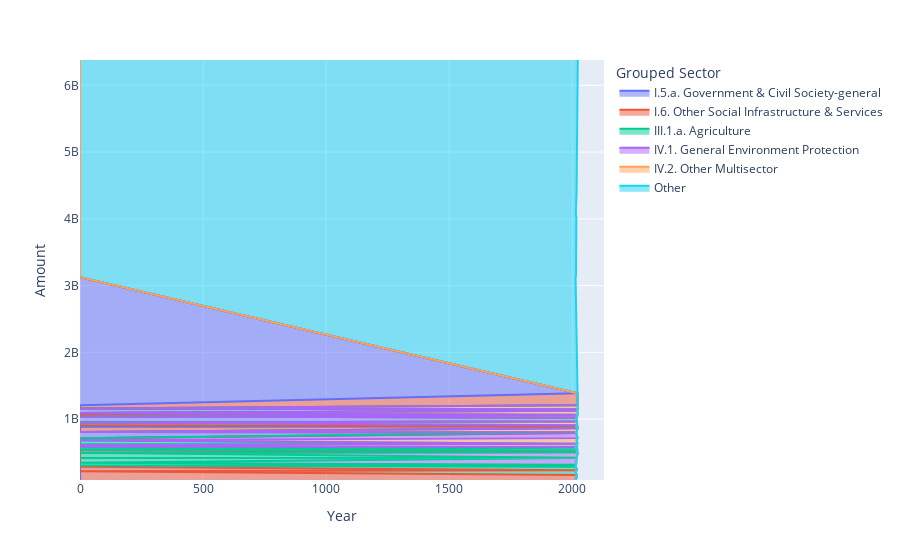

The code cell stored with this chart in its notebook:
### Code cell
# Melt the adjusted DataFrame
df_long = df.melt(id_vars=['Grouped Sector'], var_name='Year', value_name='Amount')

# Sum amounts for 'Other' by year
df_long = df_long.groupby(['Grouped Sector', 'Year']).sum().reset_index()

# Extract year from the 'Year' column
df_long['Year'] = df_long['Year'].str.extract('(\d+)')

# Convert the Year column to numeric
df_long['Year'] = pd.to_numeric(df_long['Year'])

# Create a filled area plot
fig = px.area(df_long, x='Year', y='Amount', color='Grouped Sector', line_group='Grouped Sector')

# Show the plot
fig.show()

### Figure 1 — Plotly figure (JSON) as saved in the notebook; plotly's stock layout.template omitted (floating-point values rounded to 4 significant figures)
{"data": [{"fillpattern": {"shape": ""}, "hovertemplate": "Grouped Sector=I.5.a. Government & Civil Society-general<br>Year=%{x}<br>Amount=%{y}<extra></extra>", "legendgroup": "I.5.a. Government & Civil Society-general", "line": {"color": "#636efa"}, "marker": {"symbol": "circle"}, "mode": "lines", "name": "I.5.a. Government & Civil Society-general", "orientation": "h", "showlegend": true, "stackgroup": "1", "type": "scatter", "x": [null, 2013, 2014, 2015, 2016, 2017, 2018, 2019, 2020, 2021, 2022], "xaxis": "x", "y": ["I.5.a. Government & Civil Society-general", 791300249, 887065155, 801639790, 1024217930, 964725825, 1056656674, 1125044468, 1140883682, 1388025588, 1145696631], "yaxis": "y"}, {"fillpattern": {"shape": ""}, "hovertemplate": "Grouped Sector=I.6. Other Social Infrastructure & Services<br>Year=%{x}<br>Amount=%{y}<extra></extra>", "legendgroup": "I.6. Other Social Infrastructure & Services", "line": {"color": "#EF553B"}, "marker": {"symbol": "circle"}, "mode": "lines", "name": "I.6. Other Social Infrastructure & Services", "orientation": "h", "showlegend": true, "stackgroup": "1", "type": "scatter", "x": [null, 2013, 2014, 2015, 2016, 2017, 2018, 2019, 2020, 2021, 2022], "xaxis": "x", "y": ["I.6. Other Social Infrastructure & Services", 87458268, 93716503, 96456718, 118172602, 162120574, 235179781, 504483565, 884176427, 861905528, 1206424242], "yaxis": "y"}, {"fillpattern": {"shape": ""}, "hovertemplate": "Grouped Sector=III.1.a. Agriculture<br>Year=%{x}<br>Amount=%{y}<extra></extra>", "legendgroup": "III.1.a. Agriculture", "line": {"color": "#00cc96"}, "marker": {"symbol": "circle"}, "mode": "lines", "name": "III.1.a. Agriculture", "orientation": "h", "showlegend": true, "stackgroup": "1", "type": "scatter", "x": [null, 2013, 2014, 2015, 2016, 2017, 2018, 2019, 2020, 2021, 2022], "xaxis": "x", "y": ["III.1.a. Agriculture", 217667968, 286655821, 316622347, 417399385, 421584259, 534432409, 569198468, 909215857, 630702769, 1065854451], "yaxis": "y"}, {"fillpattern": {"shape": ""}, "hovertemplate": "Grouped Sector=IV.1. General Environment Protection<br>Year=%{x}<br>Amount=%{y}<extra></extra>", "legendgroup": "IV.1. General Environment Protection", "line": {"color": "#ab63fa"}, "marker": {"symbol": "circle"}, "mode": "lines", "name": "IV.1. General Environment Protection", "orientation": "h", "showlegend": true, "stackgroup": "1", "type": "scatter", "x": [null, 2013, 2014, 2015, 2016, 2017, 2018, 2019, 2020, 2021, 2022], "xaxis": "x", "y": ["IV.1. General Environment Protection", 305865359, 418243902, 346285796, 622374690, 569979770, 584974941, 583866218, 535100000.0, 714695976, 496834824], "yaxis": "y"}, {"fillpattern": {"shape": ""}, "hovertemplate": "Grouped Sector=IV.2. Other Multisector<br>Year=%{x}<br>Amount=%{y}<extra></extra>", "legendgroup": "IV.2. Other Multisector", "line": {"color": "#FFA15A"}, "marker": {"symbol": "circle"}, "mode": "lines", "name": "IV.2. Other Multisector", "orientation": "h", "showlegend": true, "stackgroup": "1", "type": "scatter", "x": [null, 2013, 2014, 2015, 2016, 2017, 2018, 2019, 2020, 2021, 2022], "xaxis": "x", "y": ["IV.2. Other Multisector", 587749666, 583978189, 609297355, 680371765, 683077087, 806053700, 947167737, 1038362726, 1091512162, 1158109774], "yaxis": "y"}, {"fillpattern": {"shape": ""}, "hovertemplate": "Grouped Sector=Other<br>Year=%{x}<br>Amount=%{y}<extra></extra>", "legendgroup": "Other", "line": {"color": "#19d3f3"}, "marker": {"symbol": "circle"}, "mode": "lines", "name": "Other", "orientation": "h", "showlegend": true, "stackgroup": "1", "type": "scatter", "x": [null, 2013, 2014, 2015, 2016, 2017, 2018, 2019, 2020, 2021, 2022], "xaxis": "x", "y": ["I.1.a. Education, Level UnspecifiedI.1.b. Basic EducationI.1.c. Secondary EducationI.1.d. Post-Secondary EducationI.2.a. Health, GeneralI.2.b. Basic HealthI.3. Population Policies/Programmes & Reproductive HealthI.4. Water Supply & SanitationI.5.b. Conflict, Peace & SecurityII.1. Transport & StorageII.2. CommunicationsII.3.a. Energy PolicyII.3.b. Energy generation, renewable sourcesII.3.c. Energy generation, non-renewable sourcesII.3.f. Energy distributionII.4. Banking & Financial ServicesII.5. Business & Other ServicesIII.1.b. ForestryIII.1.c. FishingIII.2.a. IndustryIII.2.b. Mineral Resources & MiningIII.2.c. ConstructionIII.3.a. Trade Policies & RegulationsIII.3.b. TourismIX. Unallocated / UnspecifiedVI.1. General Budget SupportVI.2. Development Food AssistanceVII. Action Relating to DebtVIII.1. Emergency ResponseVIII.2. Reconstruction Relief & RehabilitationVIII.3. Disaster Prevention & PreparednessII.3.d. Hybrid energy plantsI.2.c. Non-communicable diseases (NCDs)", 3125743418, 4053460256, 3146201428, 4034471650, 4403199455, 4795394078, 4902822471, 5787003311, 5906573106, 6379334240], "yaxis": "y"}], "layout": {"legend": {"title": {"text": "Grouped Sector"}, "tracegroupgap": 0}, "margin": {"t": 60}, "xaxis": {"anchor": "y", "domain": [0, 1], "title": {"text": "Year"}}, "yaxis": {"anchor": "x", "domain": [0, 1], "title": {"text": "Amount"}}}}
